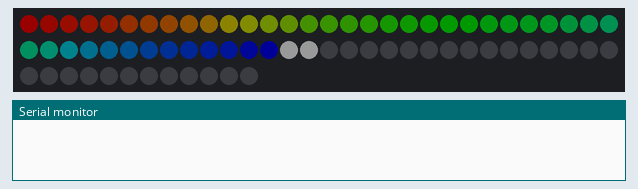
A sketch run on a simulated Arduino Uno, built with avr-gcc and run on an emulated ATmega328P. On the bench: 72 RGB LEDs in strip order, left to right, continuing on the next row, the last lines printed to the serial monitor. Dim RGB values are drawn brighter than linear.

Above: at 0.45 s.
At 1.96 s:
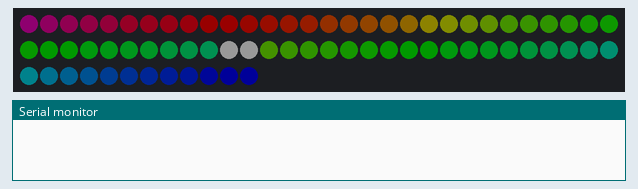
At 4.99 s:
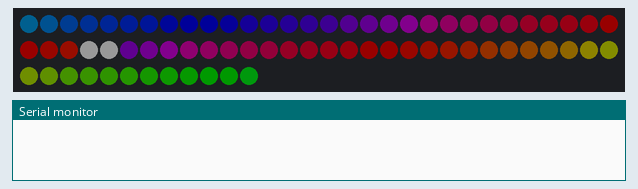
At 7.4 s:
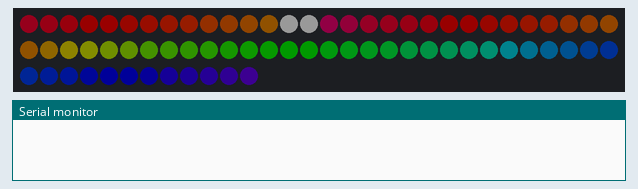
At 9.82 s:
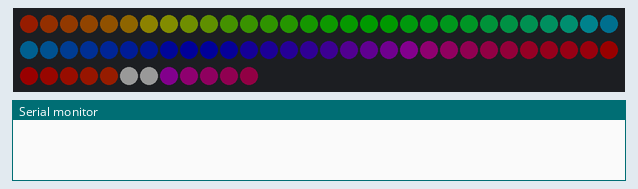
At 34.7 s:
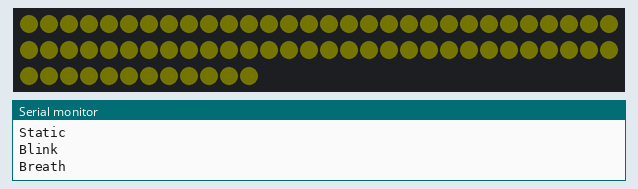

The sketch:

ws2812_FX.ino
```cpp
#include <WS2812FX.h>

#define LED_COUNT 72
#define LED_PIN 9

WS2812FX ws2812fx = WS2812FX(LED_COUNT, LED_PIN, NEO_GRB + NEO_KHZ800);

unsigned long previousMillis = 0;
const long interval = 10000;

int effet = -1;

void setup() {
  ws2812fx.init();
  ws2812fx.setBrightness(25);
  ws2812fx.setSpeed(500);
  ws2812fx.setColor(255, 255, 0);
  ws2812fx.setMode(FX_MODE_CHASE_RAINBOW);
  ws2812fx.start();
  Serial.begin(115200);
}

void loop() {
  ws2812fx.service();

  unsigned long currentMillis = millis();
  if (currentMillis - previousMillis >= interval) {
    ws2812fx.stop();
    effet++;
    if(effet >= MODE_COUNT) effet = 0;
    Serial.println(ws2812fx.getModeName(effet));
    ws2812fx.setMode(effet);
    ws2812fx.start();
    previousMillis = currentMillis;
  }
}
```
